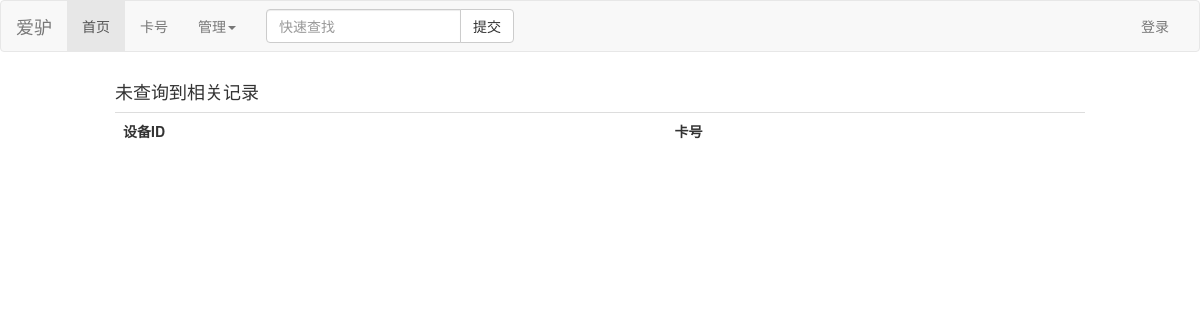
The app's page /card/, older data.
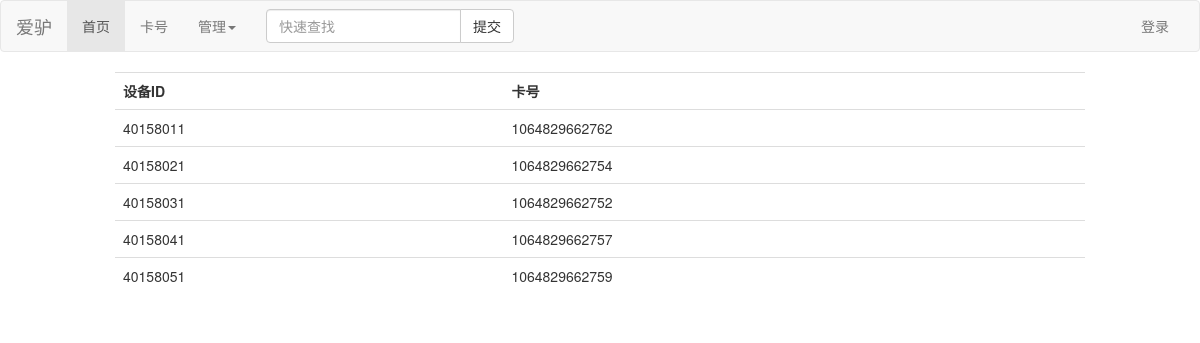
The same page, newer data.
### store/models.py (models this page shows, shortened)
class Box(models.Model):
    box_id = models.CharField(max_length=8, verbose_name="设备ID")
    sim_card = models.CharField(max_length=13, verbose_name="sim卡号")
    class Meta:
        verbose_name = "sim卡"
        verbose_name_plural = verbose_name

### store/views.py (the view)
# urls.py: path('card/', views.card_record, name="card_record"),
def card_record(request):
    boxes = Box.objects.all()
    context = {
        'boxes': boxes,
    }
    return render(request, 'store/card.html', context)

### store/templates/store/card.html
{% extends 'base.html' %}
{% block content %}
<table class="table">
    <tr>
        <th>设备ID</th>
        <th>卡号</th>
    </tr>
    {% for box in boxes %}
        <tr>
            <td>{{ box.box_id }}</td>
            <td>{{ box.sim_card }}</td>
        </tr>
    {% empty %}
        <h4>未查询到相关记录</h4>
    {% endfor %}
</table>
{% endblock %}

Row changes from the older to the newer data that the page shows:
added Box: box_id "40158011", sim_card "1064829662762"
added Box: box_id "40158021", sim_card "1064829662754"
added Box: box_id "40158031", sim_card "1064829662752"
added Box: box_id "40158041", sim_card "1064829662757"
added Box: box_id "40158051", sim_card "1064829662759"
Text that changed along with them:
text no longer shown: "未查询到相关记录"
